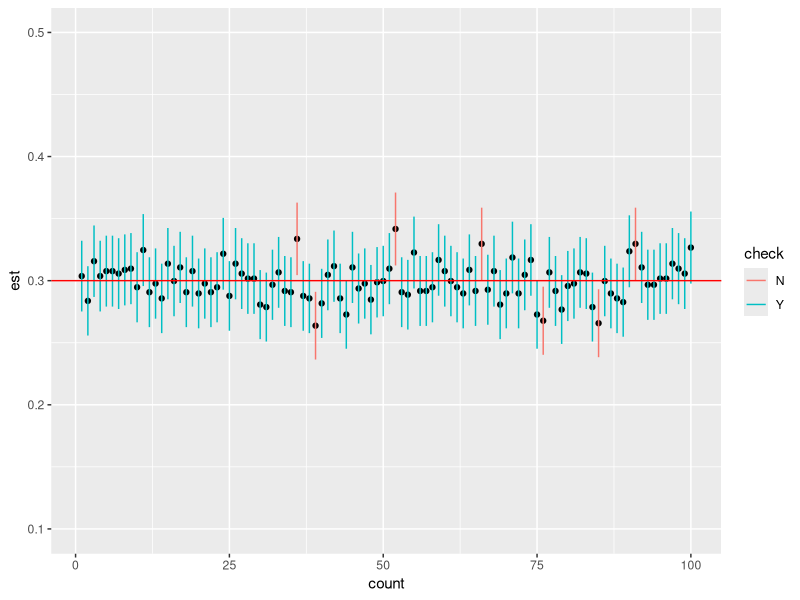

The R script that drew this image:
# 6-3-1
library(tidyverse)
prob <- 0.3
#１回の標本のサンプル数（割り切れないほうが良い）
n <- 1001
#実験の回数
m <- 100 
#信頼係数
alpha<- 0.05
#estimate（推定量)
est <- numeric(m)
for(j in 1:m) {
  est[j]  <- sum(rbinom(n,1,prob)/n)
} 
#結果をtibbleで表の形にする
z <- tibble(count=1:m,est=est,
            lower=est-qnorm(1-alpha/2,0,1)*sqrt(est*(1-est)/n),
            upper=est+qnorm(1-alpha/2,0,1)*sqrt(est*(1-est)/n),
            check= ifelse( abs(prob-est) < qnorm(1-alpha/2,0,1)*
                             sqrt(est*(1-est)/n),"Y","N")  )
#グラフ
ggplot(z)+geom_point(aes(x=count,y=est))+
  geom_segment(aes(x=count,y=lower,xend=count,yend=upper,colour=check))+
  geom_hline(yintercept=prob,colour="red")+ylim(0.1,0.5)
